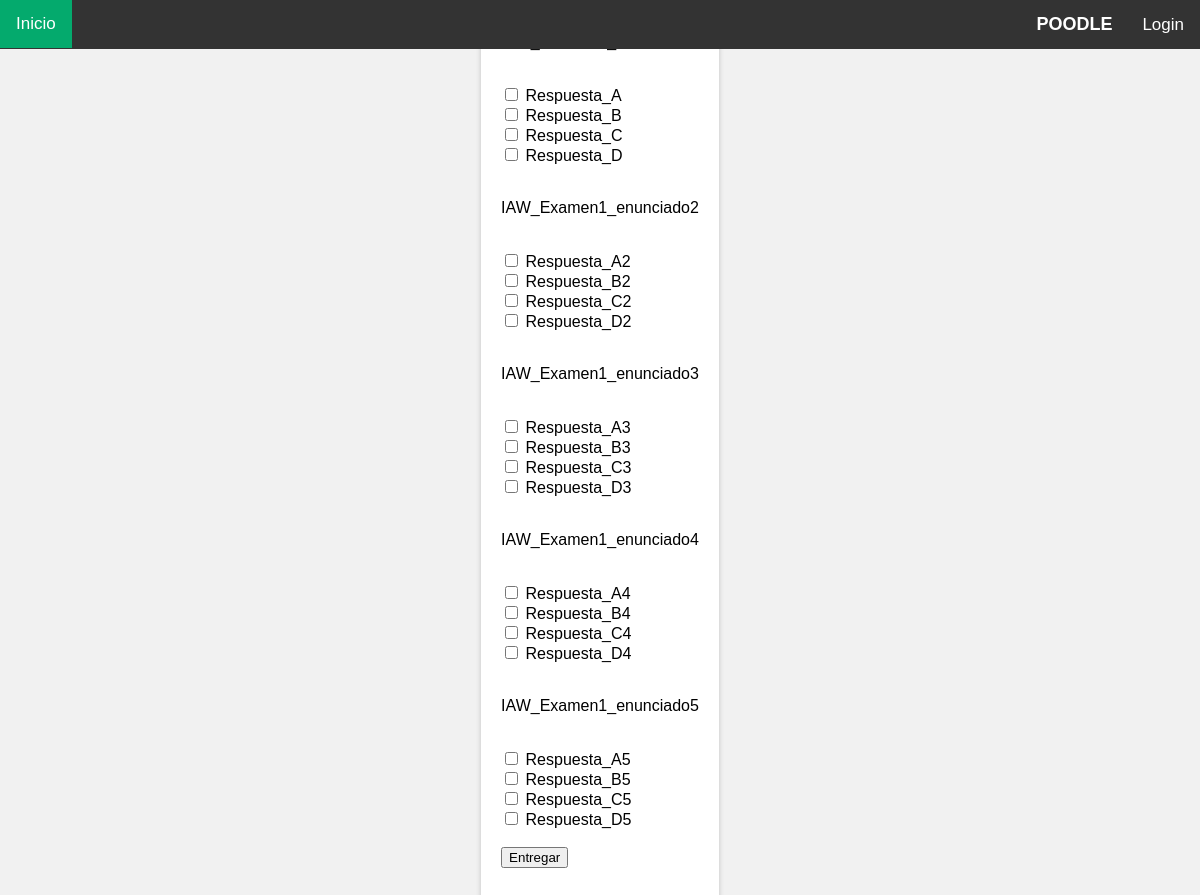
The app's page /realizar_examen.php?id=1 with its own data.
### tables this page shows
CREATE TABLE `preguntas_examenes` (
  `examen` int(11) NOT NULL,
  `pregunta` int(11) NOT NULL,
  `puntuacion` int(11) DEFAULT NULL
);

CREATE TABLE `pregunta` (
  `id` int(11) NOT NULL,
  `enunciado` text DEFAULT NULL,
  `respuestaA` text DEFAULT NULL,
  `respuestaB` text DEFAULT NULL,
  `respuestaC` text DEFAULT NULL,
  `respuestaD` text DEFAULT NULL,
  `categoria` int(11) DEFAULT NULL,
  `correcto` text DEFAULT 'Respuesta_A'
);

### realizar_examen.php (the view, shortened to what this page needs)
<!DOCTYPE html>
<html lang="en">
<head>
  <link rel="stylesheet" href="style.css">
</head>
<body>
  <?php require './navbar.php'; ?>
  <div class="content">
    <p>
    <?php
    $conn = getconn();
if (isset($_GET['id'])) {
    $examId = $_GET['id'];
    $query = "SELECT pregunta.id, pregunta.enunciado, pregunta.respuestaA, pregunta.respuestaB, pregunta.respuestaC, pregunta.respuestaD, preguntas_examenes.puntuacion
              FROM pregunta
              INNER JOIN preguntas_examenes ON pregunta.id = preguntas_examenes.pregunta
              WHERE preguntas_examenes.examen = '$examId'";
    $result = mysqli_query($conn, $query);
    echo '<form method="post" action="">';
    while ($row = mysqli_fetch_assoc($result)) {
        $enunciado = $row['enunciado'];
        $respuestaA = $row['respuestaA'];
        $respuestaB = $row['respuestaB'];
        $respuestaC = $row['respuestaC'];
        $respuestaD = $row['respuestaD'];
        echo '<div class="pregunta">';
        echo "<p>$enunciado</p>";
        echo "<label><input type='checkbox' name='answers[$respuestaA]' value='A'> $respuestaA</label><br>";
        echo "<label><input type='checkbox' name='answers[$respuestaB]' value='B'> $respuestaB</label><br>";
        echo "<label><input type='checkbox' name='answers[$respuestaC]' value='C'> $respuestaC</label><br>";
        echo "<label><input type='checkbox' name='answers[$respuestaD]' value='D'> $respuestaD</label><br><br>";
        echo "</div>";
    }
    echo '<input type="submit" name="submit" value="Entregar">';
    echo '</form>';
} else {
    echo "Fallo al recuperar el id del examen, perdón!";
}
?>
    </p>
  </div>
</body>
</html>

### style.css (style rules this page uses)
body { font-family: Verdana, sans-serif; display: flex; justify-content: center; align-items: center; height: 100vh; margin: 0; background-color: #f1f1f1; padding-top: 50px; }
.content { padding: 20px; background-color: white; max-width: 100%; box-shadow: 0 0 5px rgba(0, 0, 0, 0.2); }

### records on screen
preguntas_examenes: pregunta.respuestaA "Respuesta_A", pregunta.respuestaB "Respuesta_B", pregunta.respuestaC "Respuesta_C", pregunta.respuestaD "Respuesta_D"
preguntas_examenes: pregunta.enunciado "IAW_Examen1_enunciado2", pregunta.respuestaA "Respuesta_A2", pregunta.respuestaB "Respuesta_B2", pregunta.respuestaC "Respuesta_C2", pregunta.respuestaD "Respuesta_D2"
preguntas_examenes: pregunta.enunciado "IAW_Examen1_enunciado3", pregunta.respuestaA "Respuesta_A3", pregunta.respuestaB "Respuesta_B3", pregunta.respuestaC "Respuesta_C3", pregunta.respuestaD "Respuesta_D3"
preguntas_examenes: pregunta.enunciado "IAW_Examen1_enunciado4", pregunta.respuestaA "Respuesta_A4", pregunta.respuestaB "Respuesta_B4", pregunta.respuestaC "Respuesta_C4", pregunta.respuestaD "Respuesta_D4"
preguntas_examenes: pregunta.enunciado "IAW_Examen1_enunciado5", pregunta.respuestaA "Respuesta_A5", pregunta.respuestaB "Respuesta_B5", pregunta.respuestaC "Respuesta_C5", pregunta.respuestaD "Respuesta_D5"
